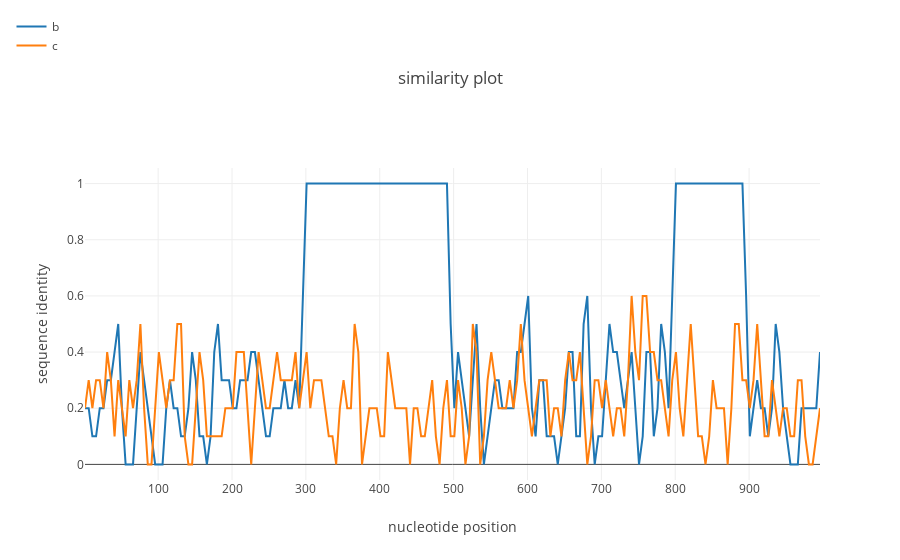

The code cell stored with this chart in its notebook:
### Code cell
simgen("./data/simple_rec.fasta", window=10, shift=5, pot_rec=0)

### Figure 1 — Plotly figure (JSON) as saved in the notebook; plotly's stock layout.template omitted (floating-point values rounded to 4 significant figures; data arrays with more than 128 entries replaced by an {"elided": "..."} marker saying what was removed)
{"data": [{"name": "b", "type": "scatter", "uid": "9655149e-9cb2-11e8-b9af-d46a6a82ea71", "x": {"elided": "201 int values"}, "y": {"elided": "200 float values"}}, {"name": "c", "type": "scatter", "uid": "9655149f-9cb2-11e8-8b1c-d46a6a82ea71", "x": {"elided": "201 int values"}, "y": {"elided": "200 float values"}}], "layout": {"legend": {"x": -0.1, "y": 1.5}, "title": "similarity plot", "xaxis": {"title": "nucleotide position"}, "yaxis": {"title": "sequence identity"}}}
